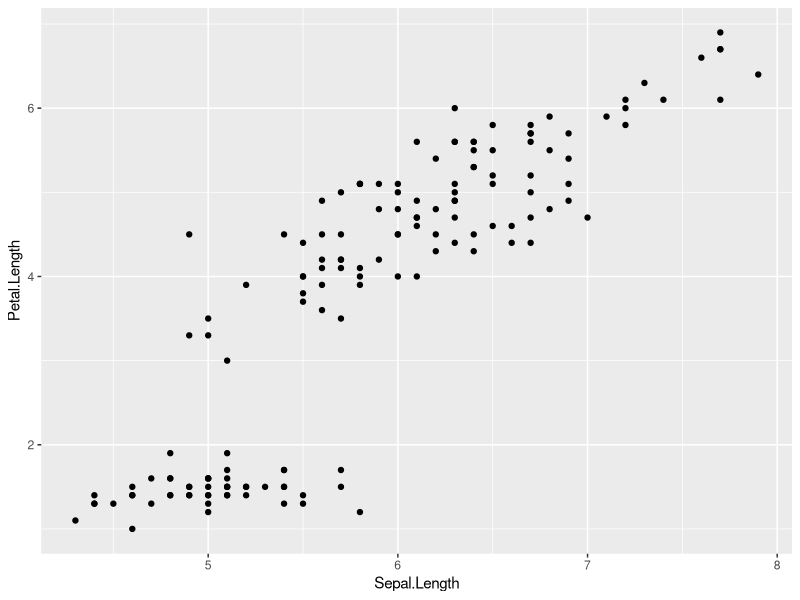
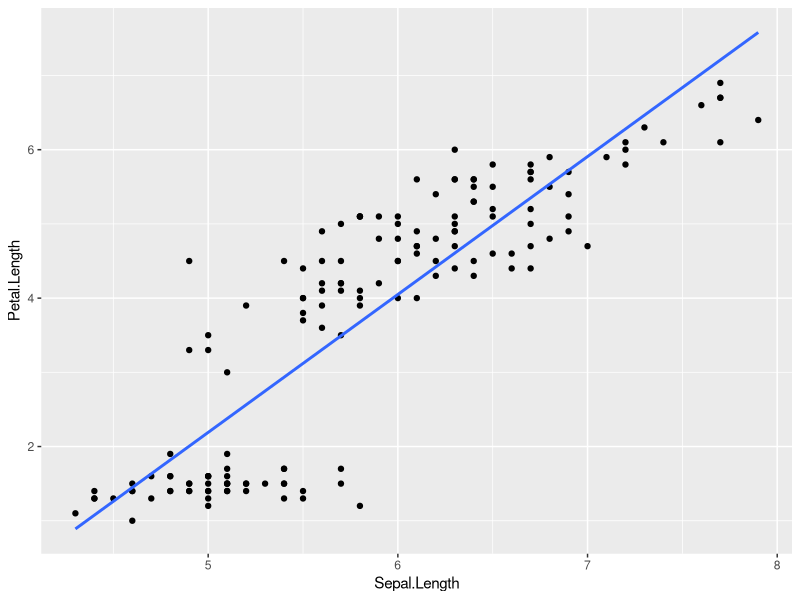
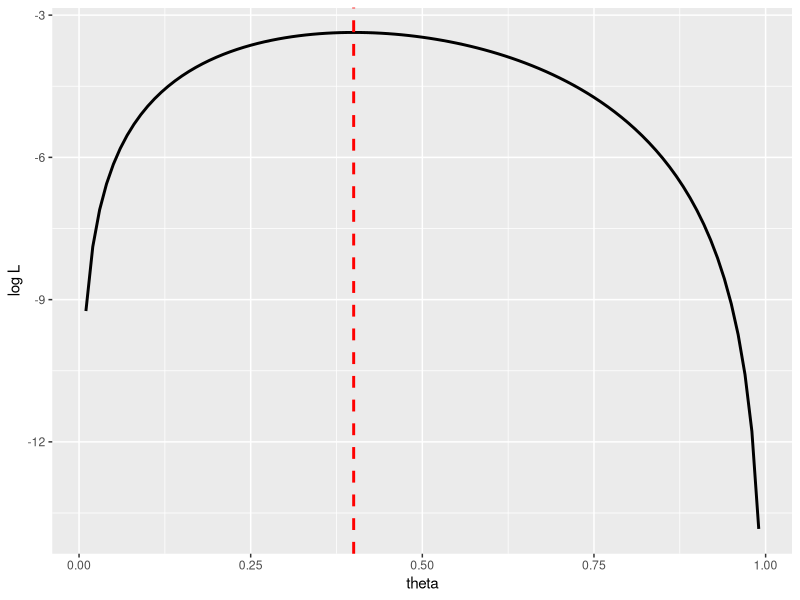

Write R code to recreate these figures, in order.
## ---- chunk 1
knitr::opts_chunk$set(echo = TRUE)
library(ggplot2)
set.seed(1)
## ---- chunk 2
p = ggplot2::ggplot() + 
  ggplot2::geom_point(data = iris, aes(x = Sepal.Length, y = Petal.Length))
p
## ---- chunk 3
result = lm(data = iris, Petal.Length ~ 1 + Sepal.Length) 
## ---- chunk 4
summary(result)
## ---- chunk 5
p = ggplot2::ggplot() + 
  ggplot2::geom_point(data = iris, aes(x = Sepal.Length, y = Petal.Length)) +
  ggplot2::geom_smooth(data = iris, aes(x = Sepal.Length, y = Petal.Length), formula = y~x, method = "lm", se = FALSE)
p

## ---- chunk 6

D = c(1, 0, 1, 0, 0) #観測データのベクトル：1=表、0=裏とする

#対数尤度を求める関数
LogLikelihood = function(par) {
  theta = par

  #確率の制約（0 < theta_2 < 1）
  theta_2 = min(max(theta, 1e-10), 1 - 1e-10)
  
  ll <- sum(D * log(theta_2) + (1 - D) * log(1 - theta_2))
  return(ll)
}


#対数尤度が最も大きいときのパラメータ(theta)を推定する
#optimは最小化の最適化関数なので、対数尤度を負にして最適化する
int = 0  # パラメータの初期値
result_mlm = optim(par = int, 
                fn = function(p) - LogLikelihood(p),
                method = "L-BFGS-B",
                hessian = TRUE)

result_mlm$par #推定されたパラメータ

## ---- chunk 7

mean(D)

## ---- chunk 8

#図示する
theta = seq(0.01,0.99,0.01)
logL = log(theta)+log(1-theta)+log(theta)+log(1-theta) + log(1-theta)

data_mlm = data.frame(x=theta, y=logL)

ggplot2::ggplot() +
  ggplot2::geom_line(data = data_mlm, aes(x = x, y = y), linewidth = 1) + 
  ggplot2::geom_vline(xintercept = result_mlm$par, linetype = "dashed", colour = "red", size = 1) +
  ggplot2::labs(x ="theta", y = "log L") 

## ---- chunk 9

#データの作成
n = 100 #データ数
x = runif(n, 0, 1) #予測変数（一様分布から乱数を生成）

#線形モデルのパラメータを指定する
alpha = 2.5 #切片
beta = 0.8 #傾き
sigma = 1 #正規分布の標準偏差

mu = alpha + beta * x
y = rnorm(n, mu, sigma) #応答変数

d = data.frame(x = x, y = y)
head(d)

## ---- chunk 10

#対数尤度関数の定義
log_likelihood = function(params) {
  alpha = params[1]
  beta = params[2]
  sigma = params[3]
  
  mu = alpha + beta * d$x
  ll = sum(dnorm(d$y, mean = mu, sd = sigma, log = TRUE)) #確率密度の対数の和
  return(ll)
}


#対数尤度が最も大きいときのパラメータ(par)を推定する
#optimは最小化の最適化関数なので、対数尤度を負にして最適化する
int = c(alpha = 0, beta = 1, sigma = 2) #パラメータの初期値の指定
result_mle = optim(par = int, 
                fn = function(p) - log_likelihood(p),
                method = "L-BFGS-B",
                lower = c(-Inf, -Inf, 1e-10))

result_mle$par

## ---- chunk 11

result = lm(data = d, y ~ x)
summary(result)

## ---- chunk 12
head(trees)
## ---- chunk 13

summary(lm(data = trees, Height ~ 1 + Girth))
## ---- chunk 14

summary(lm(data = trees, Height ~ 1 + Volume))
